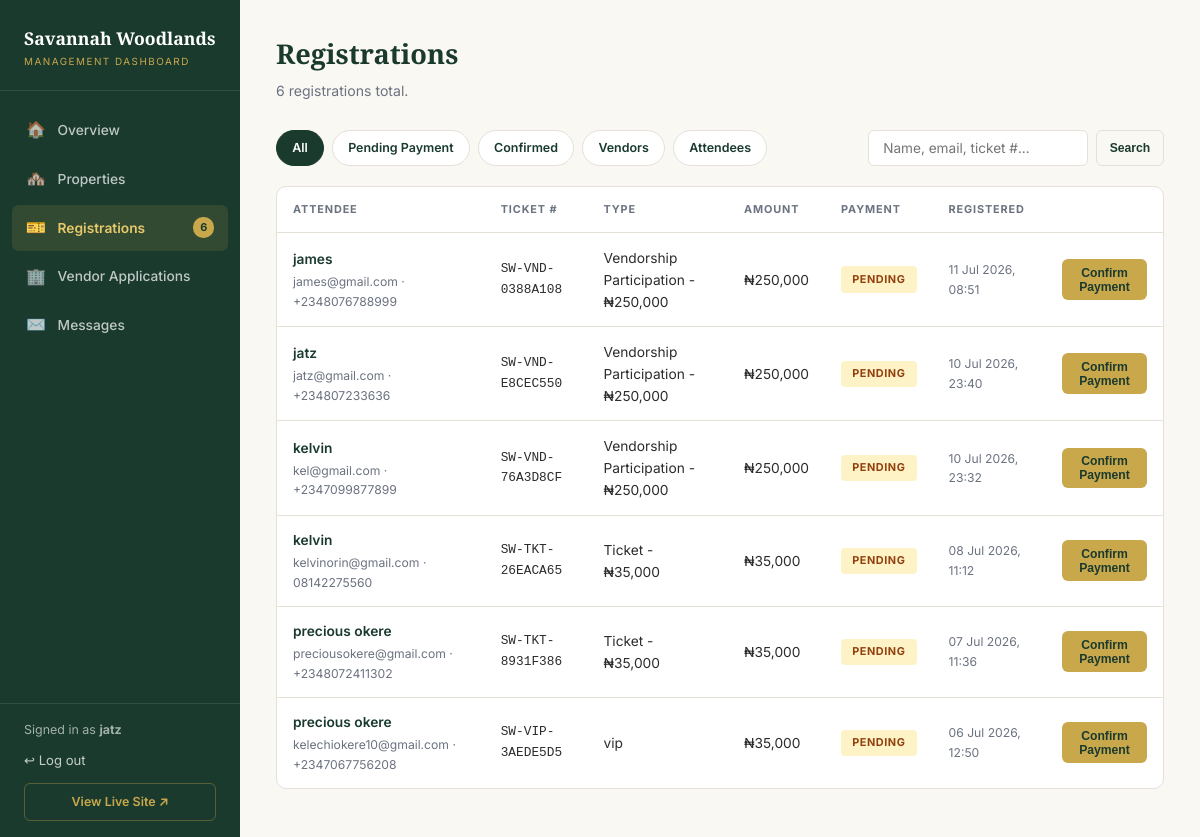
Page /dashboard/registrations/ (signed in) on the earlier database version.
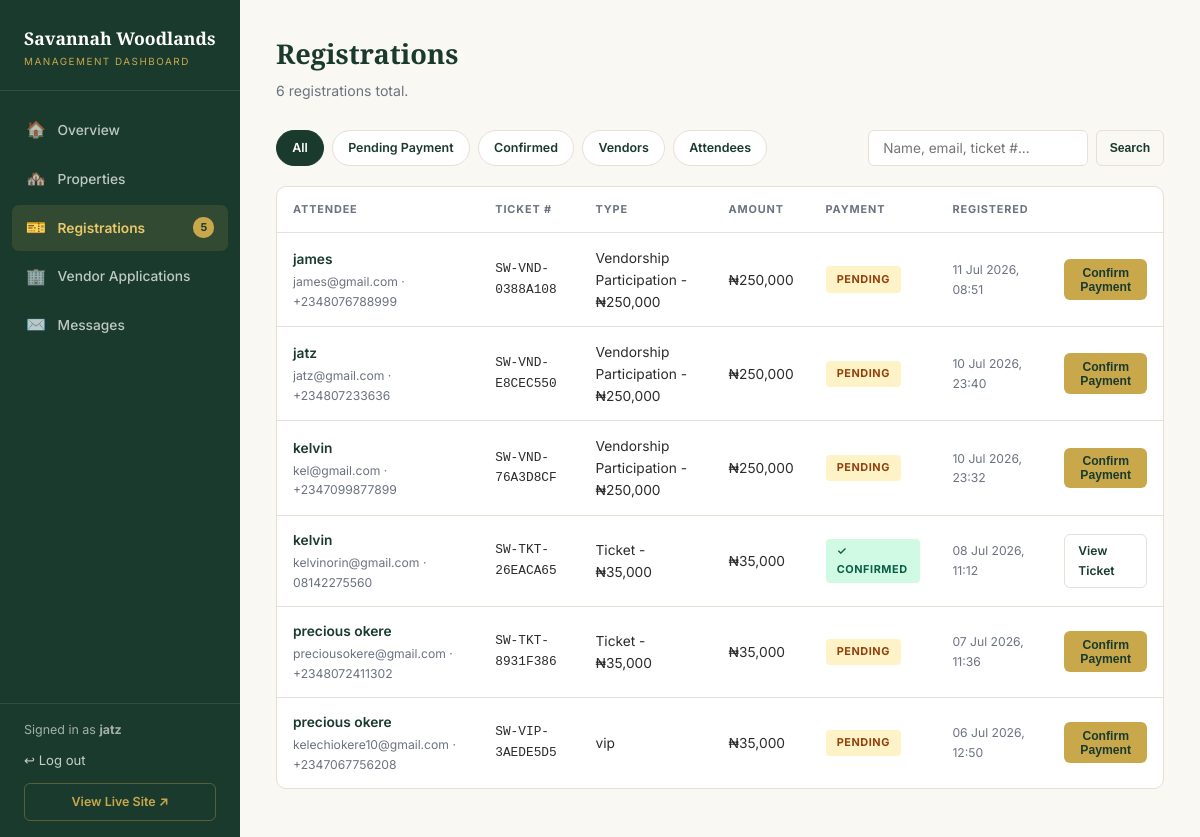
Same page on the later database version.
### events/models.py (models this page shows, shortened)
class Registration(models.Model):
    TICKET_TYPES = [
        ('ticket', 'Ticket - ₦35,000'),
        ('vendor', 'Vendorship Participation - ₦250,000'),
    ]
    PAYMENT_STATUS = [
        ('pending', 'Pending Payment'),
        ('confirmed', 'Payment Confirmed'),
    ]
    id = models.UUIDField(primary_key=True, default=uuid.uuid4, editable=False)
    full_name = models.CharField(max_length=200)
    email = models.EmailField(unique=True)
    phone = models.CharField(max_length=20)
    ticket_type = models.CharField(max_length=20, choices=TICKET_TYPES, default='ticket')
    payment_status = models.CharField(max_length=20, choices=PAYMENT_STATUS, default='pending')
    registered_at = models.DateTimeField(auto_now_add=True)
    ticket_number = models.CharField(max_length=20, unique=True, blank=True)
    qr_code = models.ImageField(upload_to='tickets/qr/', blank=True)
    def get_ticket_price(self):
        return '₦250,000' if self.ticket_type == 'vendor' else '₦35,000'

### events/dashboard.py (the view)
# urls.py: path('dashboard/registrations/', dashboard.dashboard_registrations, name='dashboard_registrations'),
@staff_required
def dashboard_registrations(request):
    registrations = Registration.objects.order_by('-registered_at')
    status_filter = request.GET.get('status')
    if status_filter in ('pending', 'confirmed'):
        registrations = registrations.filter(payment_status=status_filter)
    type_filter = request.GET.get('type')
    if type_filter in ('ticket', 'vendor'):
        registrations = registrations.filter(ticket_type=type_filter)
    q = request.GET.get('q', '').strip()
    if q:
        registrations = registrations.filter(
            Q(full_name__icontains=q) | Q(email__icontains=q) | Q(ticket_number__icontains=q)
        )
    return render(request, 'events/dashboard/registrations_list.html', {
        'registrations': registrations,
        'status_filter': status_filter,
        'type_filter': type_filter,
        'q': q,
        **_sidebar_context('registrations'),
    })

### events/dashboard.py (called while the page is built)
def _sidebar_context(active_nav):
    return {
        'active_nav': active_nav,
        'pending_count': Registration.objects.filter(payment_status='pending').count(),
        'unread_count': ContactMessage.objects.filter(is_read=False).count(),
    }

def staff_required(view_func):
    @wraps(view_func)
    def wrapped(request, *args, **kwargs):
        if not request.user.is_authenticated:
            return redirect('dashboard_login')
        if not request.user.is_staff:
            messages.error(request, "You don't have permission to access the dashboard.")
            return redirect('dashboard_login')
        return view_func(request, *args, **kwargs)
    return wrapped

### events/templates/events/dashboard/registrations_list.html (shortened to what this page needs)
{% extends 'events/dashboard/base_dashboard.html' %}
{% block content %}
<div class="page-head">
    <div>
        <h1>Registrations</h1>
        <p>{{ registrations.count }} registration{{ registrations.count|pluralize }} total.</p>
    </div>
</div>
<div class="toolbar">
    <div class="filter-chips">
        <a href="{% url 'dashboard_registrations' %}" class="filter-chip {% if not status_filter and not type_filter %}active{% endif %}">All</a>
        <a href="?status=pending" class="filter-chip {% if status_filter == 'pending' %}active{% endif %}">Pending Payment</a>
        <a href="?status=confirmed" class="filter-chip {% if status_filter == 'confirmed' %}active{% endif %}">Confirmed</a>
        <a href="?type=vendor" class="filter-chip {% if type_filter == 'vendor' %}active{% endif %}">Vendors</a>
        <a href="?type=ticket" class="filter-chip {% if type_filter == 'ticket' %}active{% endif %}">Attendees</a>
    </div>
    <form method="get" class="search-form">
        <input type="text" name="q" value="{{ q }}" placeholder="Name, email, ticket #..." class="search-input">
        <button type="submit" class="btn btn-outline btn-sm">Search</button>
    </form>
</div>
<div class="card">
    {% if registrations %}
    <div class="table-scroll">
    <table>
        <thead>
            <tr>
                <th>Attendee</th>
                <th>Ticket #</th>
                <th>Type</th>
                <th>Amount</th>
                <th>Payment</th>
                <th>Registered</th>
                <th></th>
            </tr>
        </thead>
        <tbody>
            {% for reg in registrations %}
            <tr>
                <td>
                    <div class="name-cell">{{ reg.full_name }}</div>
                    <div class="sub-cell">{{ reg.email }} · {{ reg.phone }}</div>
                </td>
                <td class="ticket-no">{{ reg.ticket_number }}</td>
                <td>{{ reg.get_ticket_type_display }}</td>
                <td>{{ reg.get_ticket_price }}</td>
                <td>
                    {% if reg.payment_status == 'confirmed' %}
                    <span class="badge badge-green">✓ Confirmed</span>
                    {% else %}
                    <span class="badge badge-amber">Pending</span>
                    {% endif %}
                </td>
                <td class="sub-cell">{{ reg.registered_at|date:"d M Y, H:i" }}</td>
                <td>
                    {% if reg.payment_status == 'pending' %}
                    <form method="post" action="{% url 'dashboard_registration_confirm' reg.pk %}">
                        <button type="submit" class="btn btn-gold btn-sm">Confirm Payment</button>
                    </form>
                    {% else %}
                    <a href="{% url 'ticket' reg.pk %}" target="_blank" class="btn btn-outline btn-sm">View Ticket</a>
                    {% endif %}
                </td>
            </tr>
            {% endfor %}
        </tbody>
    </table>
    </div>
    {% else %}
    <div class="empty-state">
        <div class="es-icon">🎫</div>
        No registrations match this view.
    </div>
    {% endif %}
</div>
{% endblock %}

### events/templates/events/dashboard/base_dashboard.html (shortened to what this page needs)
<!DOCTYPE html>
<html lang="en">
<head>
</head>
<body>
    <aside class="sidebar" id="sidebar">
        <div class="sidebar-brand">
            <a href="{% url 'dashboard_home' %}">
                <div class="sidebar-brand-title">Savannah Woodlands</div>
                <div class="sidebar-brand-sub">Management Dashboard</div>
            </a>
        </div>
        <nav class="sidebar-nav">
            <a href="{% url 'dashboard_home' %}" class="sidebar-link {% if active_nav == 'home' %}active{% endif %}">
                <span class="icon">🏠</span> Overview
            </a>
            <a href="{% url 'dashboard_properties' %}" class="sidebar-link {% if active_nav == 'properties' %}active{% endif %}">
                <span class="icon">🏘️</span> Properties
            </a>
            <a href="{% url 'dashboard_registrations' %}" class="sidebar-link {% if active_nav == 'registrations' %}active{% endif %}">
                <span class="icon">🎫</span> Registrations
                {% if pending_count %}<span class="sidebar-badge">{{ pending_count }}</span>{% endif %}
            </a>
            <a href="{% url 'dashboard_vendors' %}" class="sidebar-link {% if active_nav == 'vendors' %}active{% endif %}">
                <span class="icon">🏢</span> Vendor Applications
            </a>
            <a href="{% url 'dashboard_messages' %}" class="sidebar-link {% if active_nav == 'messages' %}active{% endif %}">
                <span class="icon">✉️</span> Messages
            </a>
        </nav>
        <div class="sidebar-footer">
            <div class="sidebar-user">Signed in as <strong>{{ request.user.username }}</strong></div>
            <a href="{% url 'dashboard_logout' %}" class="sidebar-logout">↩ Log out</a>
            <a href="{% url 'home' %}" class="view-site-link" target="_blank">View Live Site ↗</a>
        </div>
    </aside>
    <div class="main-wrap">
        <div class="content">
            {% block content %}{% endblock %}
        </div>
    </div>
</body>
</html>

Differences in the rows shown:
changed Registration "SW-TKT-26EACA65": payment_status "PENDING Confirm Payment" → "✓ CONFIRMED View Ticket"
Other differences:
{{ pending_count }}: "6" → "5"
